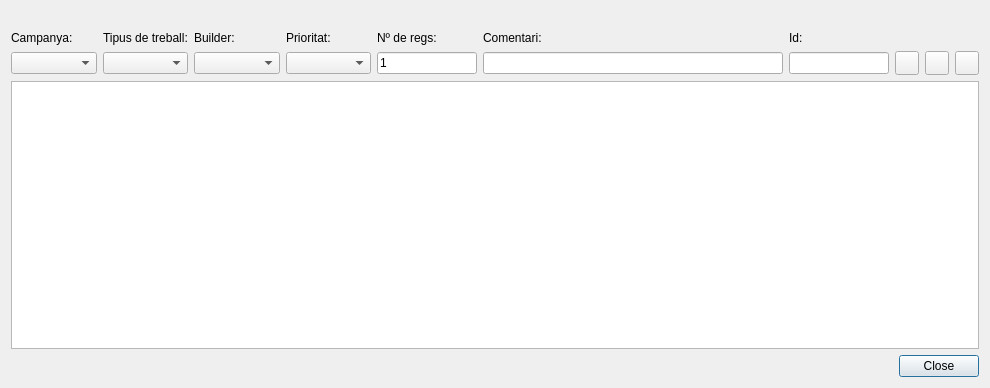
<?xml version="1.0" encoding="UTF-8"?>
<ui version="4.0">
 <class>planning_unit</class>
 <widget class="QDialog" name="planning_unit">
  <property name="geometry">
   <rect>
    <x>0</x>
    <y>0</y>
    <width>990</width>
    <height>388</height>
   </rect>
  </property>
  <property name="windowTitle">
   <string>Planificador d'unitats</string>
  </property>
  <layout class="QGridLayout" name="gridLayout">
   <item row="8" column="0">
    <layout class="QHBoxLayout" name="horizontalLayout">
     <item>
      <spacer name="horizontalSpacer">
       <property name="orientation">
        <enum>Qt::Horizontal</enum>
       </property>
       <property name="sizeHint" stdset="0">
        <size>
         <width>40</width>
         <height>20</height>
        </size>
       </property>
      </spacer>
     </item>
     <item>
      <widget class="QPushButton" name="btn_close">
       <property name="text">
        <string>Close</string>
       </property>
      </widget>
     </item>
    </layout>
   </item>
   <item row="5" column="0">
    <widget class="QTableView" name="tbl_unit">
     <property name="sortingEnabled">
      <bool>true</bool>
     </property>
    </widget>
   </item>
   <item row="1" column="0">
    <layout class="QGridLayout" name="gridLayout_2">
     <property name="topMargin">
      <number>0</number>
     </property>
     <property name="bottomMargin">
      <number>0</number>
     </property>
     <item row="1" column="7">
      <widget class="QPushButton" name="btn_insert">
       <property name="minimumSize">
        <size>
         <width>24</width>
         <height>24</height>
        </size>
       </property>
       <property name="maximumSize">
        <size>
         <width>24</width>
         <height>24</height>
        </size>
       </property>
       <property name="text">
        <string/>
       </property>
       <property name="icon">
        <iconset>
         <normaloff>../icons/111.png</normaloff>../icons/111.png</iconset>
       </property>
      </widget>
     </item>
     <item row="1" column="0">
      <widget class="QComboBox" name="cmb_campaign"/>
     </item>
     <item row="1" column="8">
      <widget class="QPushButton" name="btn_delete">
       <property name="sizePolicy">
        <sizepolicy hsizetype="Fixed" vsizetype="Fixed">
         <horstretch>0</horstretch>
         <verstretch>0</verstretch>
        </sizepolicy>
       </property>
       <property name="minimumSize">
        <size>
         <width>24</width>
         <height>24</height>
        </size>
       </property>
       <property name="maximumSize">
        <size>
         <width>24</width>
         <height>24</height>
        </size>
       </property>
       <property name="text">
        <string/>
       </property>
       <property name="icon">
        <iconset>
         <normaloff>../icons/112.png</normaloff>../icons/112.png</iconset>
       </property>
      </widget>
     </item>
     <item row="1" column="4">
      <widget class="QLineEdit" name="txt_times">
       <property name="sizePolicy">
        <sizepolicy hsizetype="Fixed" vsizetype="Fixed">
         <horstretch>0</horstretch>
         <verstretch>0</verstretch>
        </sizepolicy>
       </property>
       <property name="minimumSize">
        <size>
         <width>100</width>
         <height>0</height>
        </size>
       </property>
       <property name="maximumSize">
        <size>
         <width>100</width>
         <height>16777215</height>
        </size>
       </property>
       <property name="sizeIncrement">
        <size>
         <width>0</width>
         <height>0</height>
        </size>
       </property>
       <property name="text">
        <string>1</string>
       </property>
      </widget>
     </item>
     <item row="1" column="1">
      <widget class="QComboBox" name="cmb_work"/>
     </item>
     <item row="1" column="9">
      <widget class="QPushButton" name="btn_snapping">
       <property name="sizePolicy">
        <sizepolicy hsizetype="Fixed" vsizetype="Fixed">
         <horstretch>0</horstretch>
         <verstretch>0</verstretch>
        </sizepolicy>
       </property>
       <property name="minimumSize">
        <size>
         <width>24</width>
         <height>24</height>
        </size>
       </property>
       <property name="maximumSize">
        <size>
         <width>24</width>
         <height>24</height>
        </size>
       </property>
       <property name="text">
        <string/>
       </property>
       <property name="icon">
        <iconset>
         <normaloff>../icons/137.png</normaloff>../icons/137.png</iconset>
       </property>
      </widget>
     </item>
     <item row="1" column="6">
      <widget class="QLineEdit" name="txt_id">
       <property name="sizePolicy">
        <sizepolicy hsizetype="Fixed" vsizetype="Fixed">
         <horstretch>0</horstretch>
         <verstretch>0</verstretch>
        </sizepolicy>
       </property>
       <property name="minimumSize">
        <size>
         <width>100</width>
         <height>0</height>
        </size>
       </property>
       <property name="maximumSize">
        <size>
         <width>100</width>
         <height>16777215</height>
        </size>
       </property>
       <property name="sizeIncrement">
        <size>
         <width>0</width>
         <height>0</height>
        </size>
       </property>
      </widget>
     </item>
     <item row="0" column="1">
      <widget class="QLabel" name="label_2">
       <property name="text">
        <string>Tipus de treball:</string>
       </property>
      </widget>
     </item>
     <item row="0" column="0">
      <widget class="QLabel" name="label">
       <property name="text">
        <string>Campanya:</string>
       </property>
      </widget>
     </item>
     <item row="0" column="4">
      <widget class="QLabel" name="label_3">
       <property name="text">
        <string>Nº de regs:</string>
       </property>
      </widget>
     </item>
     <item row="1" column="3">
      <widget class="QComboBox" name="cmb_priority"/>
     </item>
     <item row="0" column="6">
      <widget class="QLabel" name="label_4">
       <property name="text">
        <string>Id:</string>
       </property>
      </widget>
     </item>
     <item row="0" column="3">
      <widget class="QLabel" name="label_6">
       <property name="text">
        <string>Prioritat:</string>
       </property>
      </widget>
     </item>
     <item row="1" column="2">
      <widget class="QComboBox" name="cmb_builder"/>
     </item>
     <item row="0" column="2">
      <widget class="QLabel" name="label_5">
       <property name="text">
        <string>Builder:</string>
       </property>
      </widget>
     </item>
     <item row="1" column="5">
      <widget class="QLineEdit" name="txt_comment">
       <property name="sizePolicy">
        <sizepolicy hsizetype="Fixed" vsizetype="Fixed">
         <horstretch>0</horstretch>
         <verstretch>0</verstretch>
        </sizepolicy>
       </property>
       <property name="minimumSize">
        <size>
         <width>300</width>
         <height>0</height>
        </size>
       </property>
      </widget>
     </item>
     <item row="0" column="5">
      <widget class="QLabel" name="label_7">
       <property name="text">
        <string>Comentari:</string>
       </property>
      </widget>
     </item>
    </layout>
   </item>
   <item row="0" column="0">
    <layout class="QHBoxLayout" name="horizontalLayout_2">
     <item>
      <spacer name="horizontalSpacer_2">
       <property name="orientation">
        <enum>Qt::Horizontal</enum>
       </property>
       <property name="sizeHint" stdset="0">
        <size>
         <width>40</width>
         <height>20</height>
        </size>
       </property>
      </spacer>
     </item>
    </layout>
   </item>
  </layout>
 </widget>
 <resources/>
 <connections/>
</ui>
